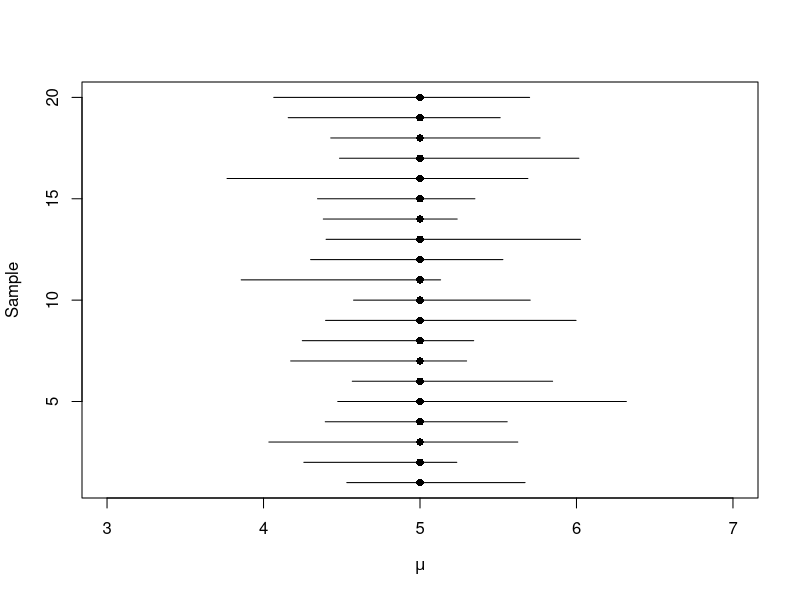

Here is the R script that generated this plot:
# Assuming Xi ~ N(mu, signa) and let sigma = 5, n = 100 and xbar = 6 ne
# the standard deviation, the sample size and the sample mean, respectively.
# What is the C.I. of level 1 - alpha = 0.957

sigma <- 5
n <- 100
xbar <- 6
alpha <- 1 - 0.025

lower_bound <- xbar - qnorm(alpha)*sigma/sqrt(n) # this is the lower bound
upper_bound <- xbar + qnorm(alpha)*sigma/sqrt(n) # upper bound

# or the compact way

xbar + qnorm(alpha)*sigma/sqrt(n)*c(-1,1)

# Let's play a bit, what if we use n = 200. What do u expect from the change
# of the confident interval?
# It's in the denominator and if the denominator increases the value of the 
# fraction decreases and the confident interval become narrower 

n = 200
xbar + qnorm(alpha)*sigma/sqrt(n)*c(-1,1)

# Now, let's say that n = 10. If we know what sigma is we do not have problems.
# But what if we don't know? We take it as an estimate S: what do we change? 
# The distribution of the quantile, instead the qnorm I use the qt leaving the 
# same confidence level.

# we miss the confidence parameter: number of degrees of freedom. The value is
# n-1.

S = 5 # some value we obtain by parameters
n = 10
xbar + qt(alpha, 9)*S/sqrt(n)*c(-1,1)

# Assuming that we know that the variance is
n = 10
xbar + qnorm(alpha)*sigma/sqrt(n)*c(-1,1)

# we obtain a narrower limit. 
# Remember, because knowing signa or not make the difference

M <- 100000; n <- 10; mat.ci <- matrix(NA, nrow = M, ncol = 2)
for(i in 1:M) { y <- rnorm(n, 5) 
  se_t <- sqrt(var(y) / n) * qt(0.975, n-1)
  mat.ci[i,] <- mean(y) + se_t * c(-1, 1)}

# we are extracting the boolen matrix that contain true where the value respect
# the condition. Then we make a mean and obtain a value that is very close to
# 1 - alpha.
mean(mat.ci[,1] < 5 & mat.ci[,2] > 5) 

# We can visualize the rappresentation (of the first 20 value) that could 
# include mu. Maybe increasing value will change, it depends. But on average 
# that's the result we expect.
plot(rep(5, 20), 1:20, pch = 16, ylab="Sample",
     xlab=expression(mu))
for(i in 1:20) segments(mat.ci[i,1],i,mat.ci[i,2],i)

# Now, we try so approximate the distribution and compute the intervals

M <- 100000; n <- 10; mat.ci <- matrix(NA, nrow = M, ncol = 2)
for(i in 1:M) { y <- rnorm(n, 5)
  se_z <- sqrt(var(y) / n) * qnorm(0.975)
  mat.ci[i,] <- mean(y) + se_z * c(-1, 1)}
mean(mat.ci[,1] < 5 & mat.ci[,2] > 5)

M <- 100000; n <- 100; mat.ci <- matrix(NA, nrow = M, ncol = 2)
for(i in 1:M) { y <- rnorm(n, 5)
  se_z <- sqrt(var(y) / n) * qnorm(0.975)
  mat.ci[i,] <- mean(y) + se_z * c(-1, 1)}
mean(mat.ci[,1] < 5 & mat.ci[,2] > 5)

# In the last example, we should have use t distribution for a better
# approximation

# Exercise about confidence interval of Ci proportions
# The proportion of bordn male or female is expected to be 50/50, but in reality
# is more like 51/49 for male.

# Data from Muggia (Ts)

n <- 85
x <- 38 # number of male

x/n

# Data from Friuli Venezia Giulia

n <- 10337
x <- 5286

x/n

# The value is getting close to the one we expect
# Data from Italy

n <- 561994
x <- 289185

x/n

# We want to build a confident interval for all 3 groups:

n <- 85
x <- 38 
pihat <- x/n
pihat + qnorm(0.975)*sqrt(pihat*(1-pihat)/n)*c(-1,1) 

# This could be a true value

n <- 10337
x <- 5286
pihat <- x/n
pihat + qnorm(0.975)*sqrt(pihat*(1-pihat)/n)*c(-1,1) 

# We increase the sample size and the confidence interval does not include
# 0.5 as value

n <- 561994
x <- 289185
pihat <- x/n
pihat + qnorm(0.975)*sqrt(pihat*(1-pihat)/n)*c(-1,1) 

# And in the last one we obtain a very precise estimate of the male/female value

M <- 100000; n <- 50; mat.ci <- matrix(NA, nrow = M, ncol = 2)
for(i in 1:M) { y <- rbinom(n, size = 1, prob = 0.25)
  p.hat <- mean(y)
  se_z <- sqrt(p.hat * (1 - p.hat) / n)
  se_qz <- se_z * qnorm(0.975)
  mat.ci[i,] <- mean(y) + se_qz * c(-1, 1)}


mean(mat.ci[,1] < 0.25 & mat.ci[,2] > 0.25)
